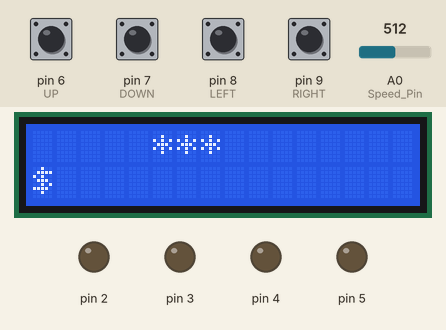
This sketch was run on a simulated Arduino Uno, built with avr-gcc and run on an emulated ATmega328P. On the bench: 16×2 character LCD, output pins drawn as LEDs (lit = HIGH). The inputs (shaded band) are chosen by the test bench; at power-on: pin 6 (UP), pin 7 (DOWN), pin 8 (LEFT), pin 9 (RIGHT) HIGH, A0 (Speed_Pin) = 512. Random numbers use the default seed unless the sketch sets one.

Above: at 1.2 s.
1.3 s: A0 (Speed_Pin) set to 815
At 3.34 s:
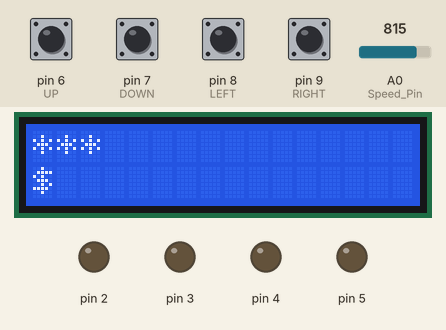
4.3 s: A0 (Speed_Pin) set to 829
5.8 s: pin 6 (UP) pulled LOW for 0.35 s
At 6.7 s:
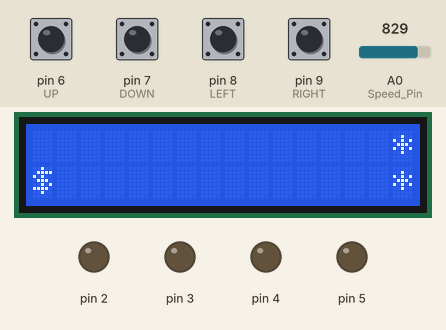
7.6 s: pin 9 (RIGHT) pulled LOW for 0.35 s
At 7.85 s:
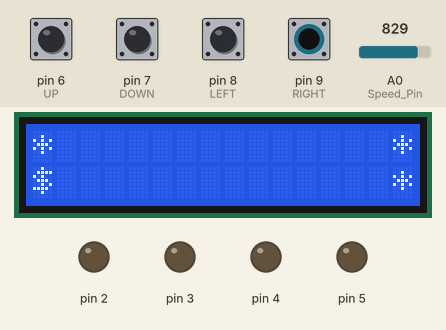
9.4 s: pin 7 (DOWN) pulled LOW for 0.35 s
At 10.8 s:
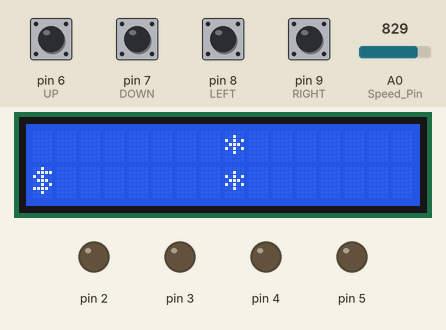
11.2 s: pin 9 (RIGHT) pulled LOW for 1 s
At 11.39 s:
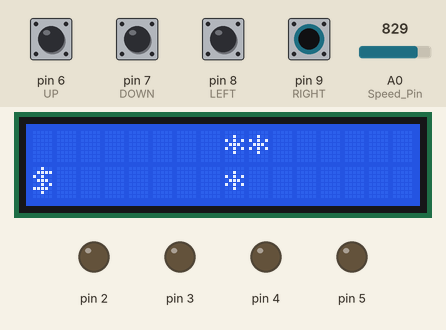
Timing chart, 0 to 14.2 s (numbered marks = the images above; inputs shaded):
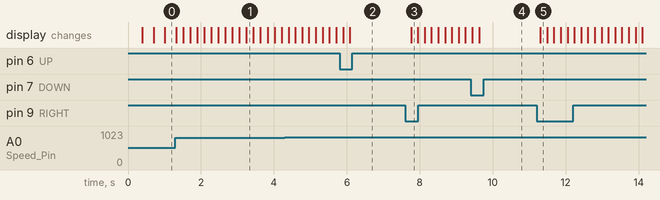

Measured:
- after the input at 7.6 s, the display: changes after 0.16 s (image 3)
- after the input at 11.2 s, the display: changes after 0.10 s (image 5)

The sketch:

Final_Project.ino
```cpp
#include <LiquidCrystal_I2C.h>

LiquidCrystal_I2C lcd(0x26, 16, 2);

const int UP = 6;
const int DOWN = 7;
const int LEFT = 8;
const int RIGHT = 9;
const int Speed_Pin = A0;

int snakeX[32], snakeY[32];
int snakeLength = 3;
int foodX, foodY;
int direction = 0; // 0=右，1=下，2=左，3=上
bool gameOver = false;


byte bcd_code[10][4] = {
  {0,0,0,0},
  {0,0,0,1},
  {0,0,1,0},
  {0,0,1,1},
  {0,1,0,0},
  {0,1,0,1},
  {0,1,1,0},
  {0,1,1,1},
  {1,0,0,0},
  {1,0,0,1}
};

void setup()
{
  for(int a=2;a<8;a++) pinMode(a, OUTPUT);
  Serial.begin(9600);
  lcd.init();
  lcd.backlight();
  lcd.setCursor(0,0);

  pinMode(UP, INPUT_PULLUP);
  pinMode(DOWN, INPUT_PULLUP);
  pinMode(LEFT, INPUT_PULLUP);
  pinMode(RIGHT, INPUT_PULLUP);

  randomSeed(analogRead(0));

  snakeX[0] = 3; snakeY[0] = 0;
  snakeX[1] = 2; snakeY[1] = 0;
  snakeX[2] = 1; snakeY[2] = 0;
  snakeLength = 3;
  direction = 0;

  spawnFood();
  lcd.clear();
}

void loop()
{
	if (snakeLength - 3 >= 9) {
    lcd.clear();
    lcd.setCursor(0, 0);
    lcd.print("You Win ! ");
    lcd.setCursor(0, 1);
    lcd.print("Score: ");
    lcd.print(snakeLength - 3);
    disp(snakeLength - 3);
    while(1);
  }

  disp(snakeLength - 3);
  handleInput();
  moveSnake();

  if (snakeX[0] == foodX && snakeY[0] == foodY) {
    snakeLength++;
    spawnFood();
  }

  render();

  int Speed = map(analogRead(Speed_Pin), 0, 1023, 500, 100);
  delay(Speed);
}

void disp(byte d)
{
  for(byte i=0; i<5; i++)
  digitalWrite(5-i, bcd_code[d][i]);

}

void handleInput() {
  if (digitalRead(UP) == LOW && direction != 1) direction = 3;
  if (digitalRead(DOWN) == LOW && direction != 3) direction = 1;
  if (digitalRead(LEFT) == LOW && direction != 0) direction = 2;
  if (digitalRead(RIGHT) == LOW && direction != 2) direction = 0;
}

void moveSnake() {
  for (int i = snakeLength - 1; i > 0; i--) {
    snakeX[i] = snakeX[i - 1];
    snakeY[i] = snakeY[i - 1];
  }

  switch (direction) {
    case 0: snakeX[0]++; break;
    case 1: snakeY[0]++; break;
    case 2: snakeX[0]--; break;
    case 3: snakeY[0]--; break;
  }

  if (snakeX[0] < 0) snakeX[0] = 15;
  if (snakeX[0] > 15) snakeX[0] = 0;
  if (snakeY[0] < 0) {
    snakeY[0] = 1;
    //direction = 0;
    //snakeX[0]++;
  }
  if (snakeY[0] > 1) {
    snakeY[0] = 0;
    //direction = 0;
    //snakeX[0]++;
  }
}

void spawnFood() {
  bool valid;
  do {
    valid = true;
    foodX = random(0, 16);
    foodY = random(0, 2);

    for (int i = 0; i < snakeLength; i++) {
      if (foodX == snakeX[i] && foodY == snakeY[i]) {
        valid = false;
        break;
      }
    }
  } while (!valid);
}

void render() {
  lcd.clear();
  for (int i = 0; i < snakeLength; i++) {
    lcd.setCursor(snakeX[i], snakeY[i]);
    lcd.print("*");
  }
  lcd.setCursor(foodX, foodY);
  lcd.print("$");
}
```
